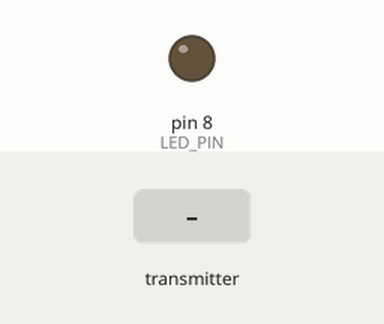
Simulated run of this sketch. Board: Arduino Uno, built with avr-gcc and run on an emulated ATmega328P. On the bench: output pins drawn as LEDs (lit = HIGH). Dashed ring = blinking. The inputs (shaded band) are chosen by the test bench. No radio packets arrive unless stated; what the sketch prints to the serial monitor is not drawn.

Above: at 0.1 s.
At 1.9 s:
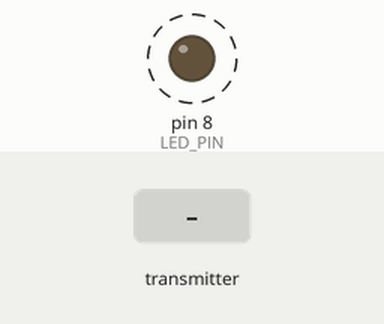
2.0 s: the transmitter starts sending c = 0
Timing chart, 0 to 11.0 s (numbered marks = the images above; inputs shaded):
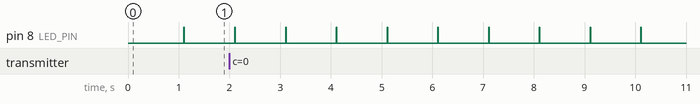

Measured:
- by itself, pin 8 (LED_PIN): alternates HIGH for 0.01 s and LOW for 0.99 s

The sketch:

nrf24echoServer.ino
```cpp
//-------------------------------------------------------------------
// nRF24 echo server
//------------------------------ written by iizuka   Japan ----------
#include <SPI.h>
#include "nRF24L01.h"
#include "RF24.h"
#define LED_PIN (8)

// コンストラクタ呼び出し CEピンとCSピン番号の設定
RF24 radio(10,9);

unsigned long mtime=0;

void setup(void)
{
  // 通信開始
  radio.begin();

  // リトライ回数の設定
  radio.setRetries(15,15);

  // 書き込み用のパイプを開く
  radio.openWritingPipe(0xF0F0F0F0D2LL);
  // 読み込み用のパイプを開く
  radio.openReadingPipe(1, 0xF0F0F0F0E1LL);

//  radio.startListening();

    Serial.begin(115200);
    pinMode(LED_PIN,OUTPUT);
}

void loop(void)
{
  char c;
  //send trigger to client
  unsigned long now=millis();

  if((now-mtime)>1000){
    c='t';
    radio.stopListening();
    radio.write( &c, sizeof(char) );
    radio.startListening();
    delay(100);  //これが300ms以下だと返信が遅くなる
    mtime=now;
    digitalWrite(LED_PIN, 1);
    delay(10);
    digitalWrite(LED_PIN, 0);

  }


  if ( radio.available() ) {
    bool done = false;
    while (!done) {
      done = radio.read( &c, sizeof(char) );
//        Serial.write("receive=");
        Serial.write(c);
//        Serial.write("\r\n");
        //delay(20);

    }
  }
}
//-------- end of program -----------------------------------------
```
